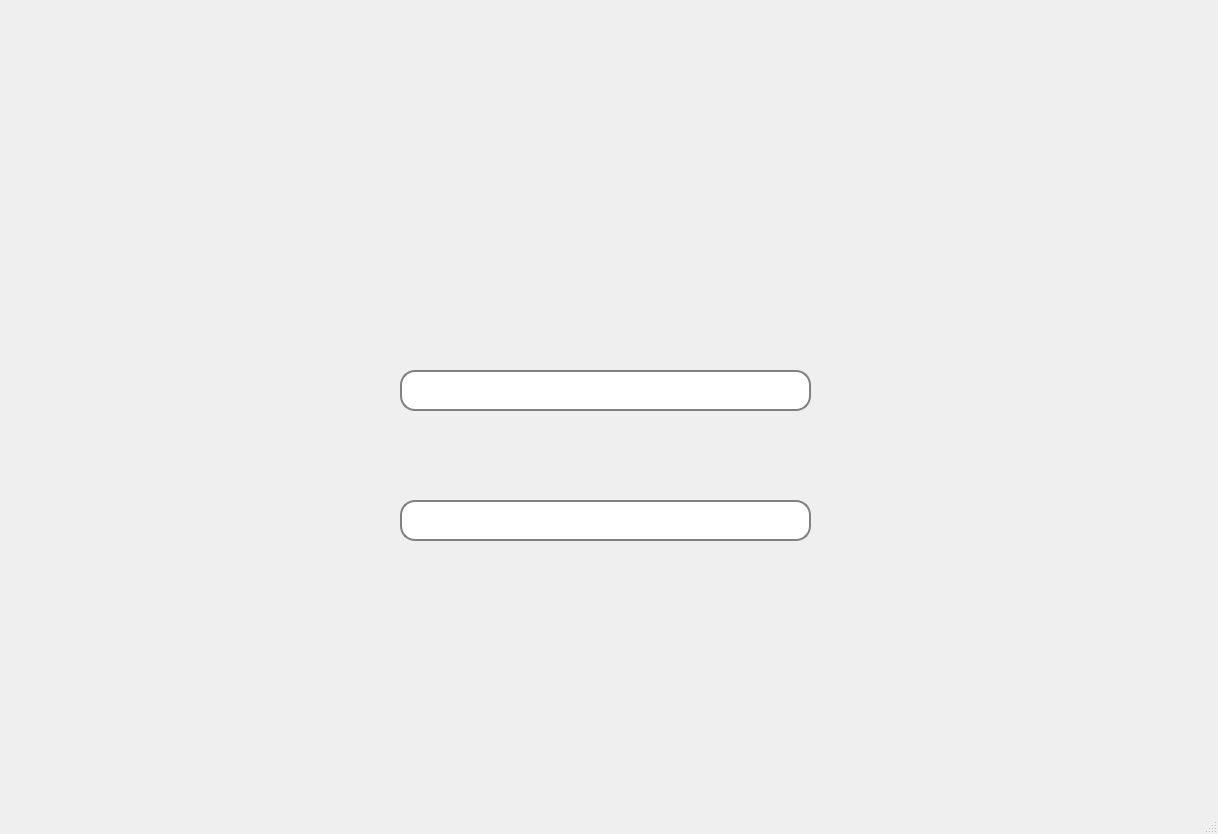
<?xml version="1.0" encoding="UTF-8"?>
<ui version="4.0">
 <class>MainWindow</class>
 <widget class="QMainWindow" name="MainWindow">
  <property name="geometry">
   <rect>
    <x>0</x>
    <y>0</y>
    <width>1218</width>
    <height>834</height>
   </rect>
  </property>
  <property name="windowTitle">
   <string>MainWindow</string>
  </property>
  <widget class="QWidget" name="centralwidget">
   <widget class="QLabel" name="label">
    <property name="geometry">
     <rect>
      <x>0</x>
      <y>0</y>
      <width>1221</width>
      <height>811</height>
     </rect>
    </property>
    <property name="text">
     <string/>
    </property>
    <property name="pixmap">
     <pixmap>../assets/image/EMPLOYEE ACCOUNT.png</pixmap>
    </property>
    <property name="scaledContents">
     <bool>true</bool>
    </property>
   </widget>
   <widget class="QLineEdit" name="lineEditUserName">
    <property name="geometry">
     <rect>
      <x>400</x>
      <y>370</y>
      <width>411</width>
      <height>41</height>
     </rect>
    </property>
    <property name="font">
     <font>
      <pointsize>-1</pointsize>
     </font>
    </property>
    <property name="styleSheet">
     <string notr="true">QLineEdit {
    border-radius: 15px;  /* Bo góc 15px */
    border: 2px solid gray;  /* Viền xám */
    padding: 5px;  /* Giúp chữ không bị dính vào viền */
    background-color: white;
    font-size: 16px;
}
</string>
    </property>
   </widget>
   <widget class="QLineEdit" name="lineEditPassword">
    <property name="geometry">
     <rect>
      <x>400</x>
      <y>500</y>
      <width>411</width>
      <height>41</height>
     </rect>
    </property>
    <property name="font">
     <font>
      <pointsize>-1</pointsize>
     </font>
    </property>
    <property name="styleSheet">
     <string notr="true">QLineEdit {
    border-radius: 15px;  /* Bo góc 15px */
    border: 2px solid gray;  /* Viền xám */
    padding: 5px;  /* Giúp chữ không bị dính vào viền */
    background-color: white;
    font-size: 16px;
}
</string>
    </property>
    <property name="echoMode">
     <enum>QLineEdit::Password</enum>
    </property>
   </widget>
   <widget class="QPushButton" name="pushButtonSubmit">
    <property name="geometry">
     <rect>
      <x>380</x>
      <y>580</y>
      <width>451</width>
      <height>51</height>
     </rect>
    </property>
    <property name="styleSheet">
     <string notr="true">QPushButton {
    background-color: rgba(0, 0, 0, 0); /* Nền trong suốt */
    border: none;  /* Loại bỏ viền */
    color: white;  /* Màu chữ */
    font-size: 18px;
}
</string>
    </property>
    <property name="text">
     <string/>
    </property>
    <property name="icon">
     <iconset>
      <normaloff>../assets/icons/Submit.png</normaloff>../assets/icons/Submit.png</iconset>
    </property>
    <property name="iconSize">
     <size>
      <width>400</width>
      <height>50</height>
     </size>
    </property>
   </widget>
   <widget class="QPushButton" name="pushButtonIForgotMyPassword">
    <property name="geometry">
     <rect>
      <x>390</x>
      <y>650</y>
      <width>221</width>
      <height>41</height>
     </rect>
    </property>
    <property name="font">
     <font>
      <pointsize>-1</pointsize>
     </font>
    </property>
    <property name="styleSheet">
     <string notr="true">QPushButton {
    background-color: rgba(0, 0, 0, 0); /* Nền trong suốt */
    border: none;  /* Loại bỏ viền */
    font-size: 18px;
	color: rgb(13, 169, 200);
}
</string>
    </property>
    <property name="text">
     <string/>
    </property>
    <property name="icon">
     <iconset>
      <normaloff>../assets/icons/I forgot my password.jpg</normaloff>../assets/icons/I forgot my password.jpg</iconset>
    </property>
    <property name="iconSize">
     <size>
      <width>400</width>
      <height>100</height>
     </size>
    </property>
   </widget>
   <widget class="QPushButton" name="pushButtonMail">
    <property name="geometry">
     <rect>
      <x>1150</x>
      <y>540</y>
      <width>61</width>
      <height>51</height>
     </rect>
    </property>
    <property name="styleSheet">
     <string notr="true">QPushButton {
    background-color: rgba(0, 0, 0, 0); /* Nền trong suốt */
    border: none;  /* Loại bỏ viền */
    color: white;  /* Màu chữ */
    font-size: 18px;
}
</string>
    </property>
    <property name="text">
     <string/>
    </property>
    <property name="icon">
     <iconset>
      <normaloff>../assets/icons/MAIL.png</normaloff>../assets/icons/MAIL.png</iconset>
    </property>
    <property name="iconSize">
     <size>
      <width>400</width>
      <height>50</height>
     </size>
    </property>
   </widget>
   <widget class="QPushButton" name="pushButtonPhone">
    <property name="geometry">
     <rect>
      <x>1150</x>
      <y>620</y>
      <width>61</width>
      <height>51</height>
     </rect>
    </property>
    <property name="styleSheet">
     <string notr="true">QPushButton {
    background-color: rgba(0, 0, 0, 0); /* Nền trong suốt */
    border: none;  /* Loại bỏ viền */
    color: white;  /* Màu chữ */
    font-size: 18px;
}
</string>
    </property>
    <property name="text">
     <string/>
    </property>
    <property name="icon">
     <iconset>
      <normaloff>../assets/icons/PHONE.png</normaloff>../assets/icons/PHONE.png</iconset>
    </property>
    <property name="iconSize">
     <size>
      <width>400</width>
      <height>50</height>
     </size>
    </property>
   </widget>
   <widget class="QPushButton" name="pushButtonFacebook">
    <property name="geometry">
     <rect>
      <x>1150</x>
      <y>700</y>
      <width>61</width>
      <height>51</height>
     </rect>
    </property>
    <property name="styleSheet">
     <string notr="true">QPushButton {
    background-color: rgba(0, 0, 0, 0); /* Nền trong suốt */
    border: none;  /* Loại bỏ viền */
    color: white;  /* Màu chữ */
    font-size: 18px;
}
</string>
    </property>
    <property name="text">
     <string/>
    </property>
    <property name="icon">
     <iconset>
      <normaloff>../assets/icons/facebook-logo.png</normaloff>../assets/icons/facebook-logo.png</iconset>
    </property>
    <property name="iconSize">
     <size>
      <width>400</width>
      <height>50</height>
     </size>
    </property>
   </widget>
  </widget>
  <widget class="QMenuBar" name="menubar">
   <property name="geometry">
    <rect>
     <x>0</x>
     <y>0</y>
     <width>1218</width>
     <height>26</height>
    </rect>
   </property>
  </widget>
  <widget class="QStatusBar" name="statusbar"/>
 </widget>
 <resources/>
 <connections/>
</ui>
